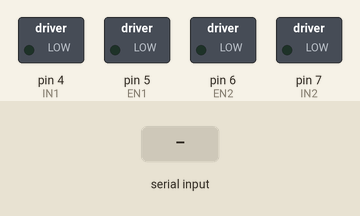
Recording of a sketch running on a simulated Arduino Uno, built with avr-gcc and run on an emulated ATmega328P. Shown: switched loads named in the sketch (green lamp = pin HIGH). The test bench sets the inputs (shaded band).

Above: at 1.2 s.
1.3 s: "F" received over Serial
At 2.2 s:
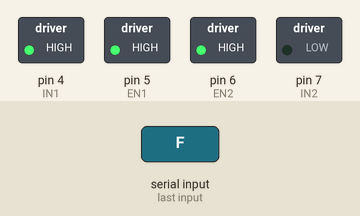
2.8 s: "L" received over Serial
At 3.3 s:
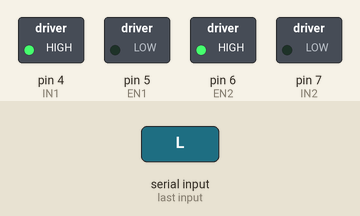
4.3 s: "R" received over Serial
At 5.5 s:
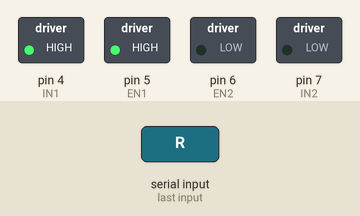
5.8 s: "S" received over Serial
At 6.8 s:
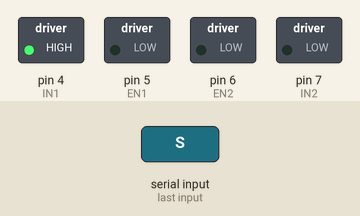
Timing chart, 0 to 8.3 s (numbered marks = the images above; inputs shaded):
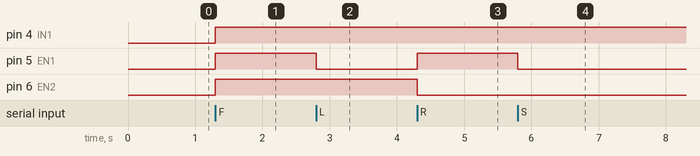

The sketch:

motordc.ino
```cpp
int EN1 = 5;  //  PWM motor 1
int EN2 = 6;  //  PWM motor 2
int IN1 = 4;  //  kontrol arah motor 1
int IN2 = 7;  //  kontrol arah motor 2
char command;

void setup() {
  pinMode(EN1, OUTPUT);
  pinMode(EN2, OUTPUT);
  pinMode(IN1, OUTPUT);
  pinMode(IN2, OUTPUT);
  Serial.begin(9600);
}

// Fungsi untuk bergerak maju
void moveForward() {
  analogWrite(EN1, 255);
  analogWrite(EN2, 255);
  digitalWrite(IN1, HIGH);
  digitalWrite(IN2, LOW);
}

// Fungsi untuk bergerak mundur
void moveBackward() {
  analogWrite(EN1, 255);
  analogWrite(EN2, 255);
  digitalWrite(IN1, LOW);
  digitalWrite(IN2, HIGH);
}

// Fungsi untuk berbelok ke kiri
void turnLeft() {
   analogWrite(EN1, 0);
  analogWrite(EN2, 255);
  digitalWrite(IN1, HIGH);
  digitalWrite(IN2, LOW);
}

// Fungsi untuk berbelok ke kanan
void turnRight() {
   analogWrite(EN1, 255);
  analogWrite(EN2, 0);
  digitalWrite(IN1, HIGH);
  digitalWrite(IN2, LOW);
}

// Fungsi untuk menendang
void kick() {
  Serial.println("Kicking!");
}

// Fungsi untuk menghentikan motor
void stopMotors() {
  analogWrite(EN1, 0);
  analogWrite(EN2, 0);
}

void loop() {
  // Cek apakah ada data yang masuk dari serial
  if (Serial.available() > 0) {
    command = Serial.read();

    // Memilih tindakan berdasarkan perintah yang diterima
    switch (command) {
      case 'F':
        moveForward();
        break;
      case 'L':
        turnLeft();
        break;
      case 'R':
        turnRight();
        break;
      case 'T':
        kick();
        break;
      case 'S':
        stopMotors();
        break;
      default:
        // Jika perintah tidak dikenali, hentikan motor
        stopMotors();
        break;
    }
  }
}
```

Measured:
- after the input at 1.3 s, pin 4 (IN1), pin 5 (EN1), pin 6 (EN2): LOW → HIGH at once
- after the input at 2.8 s, pin 5 (EN1): HIGH → LOW at once
- after the input at 4.3 s, pin 5 (EN1): LOW → HIGH at once; pin 6 (EN2): HIGH → LOW at once
- after the input at 5.8 s, pin 5 (EN1): HIGH → LOW at once
